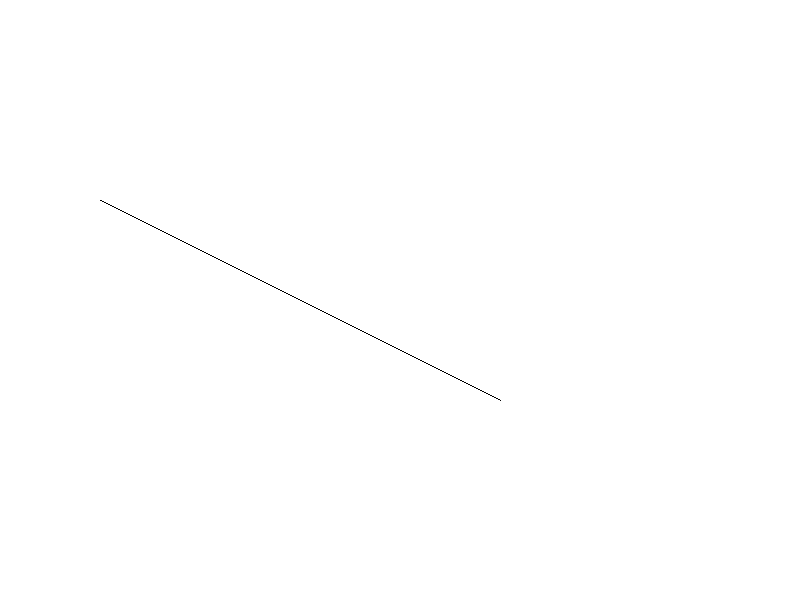
Frame 1 (no input)
Frame 60 (the mouse pressed at the canvas centre just before this capture): identical to frame 1, image omitted
Frame 120 (the mouse held since frame 60 and released just before this capture): identical to frame 1, image omitted

The Processing sketch that drew this single still picture (run headless with seeded random() and noise(); from frame 60 on, the mouse is pressed at the canvas centre):

// Processing sketch: Slope_Intercept_Line_Generation
// ── Slope_Intercept_Line_Generation.pde
Line line;

void setup() {
    size(800, 600);
    line = new Line(100, 200, 500, 400);
}

void draw() {
    background(255);
    line.display();
}
// ── Line.pde
class Line {

    float x1, y1, x2, y2;
    
    Line(float x1, float y1, float x2, float y2) {
        this.x1 = x1;
        this.y1 = y1;
        this.x2 = x2;
        this.y2 = y2;
    }

    void display() {
        float dy = y2 - y1;
        float dx = x2 - x1;
        float m = dy / dx;
        float c = y1 - m * x1;

        // Case 1: m <= 1
        if(m <= 1) {
            for(float x = x1; x <= x2; x++) {
                float y = m * x + c;
                set((int)x, (int)y, 0);
            }
        }

        // Case 2: m > 1
        else {
            for(float y = y1; y <= y2; y++) {
                float x = (y - c) / m;
                set((int)x, (int)y, 0);
            }
        }
    }
}
